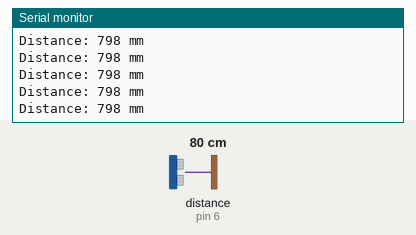
This sketch was run on a simulated Arduino Uno, built with avr-gcc and run on an emulated ATmega328P. On the bench: the last lines printed to the serial monitor. Wiring (inferred from the names in the program): ultrasonic range finder: trigger pin 7; echo pin 6. The test bench sets the inputs (shaded band); at power-on: distance to the obstacle (sensor on pin 6) 80 cm. The echo pulse lasts 58.3 µs per cm.

Above: at 1.2 s.
1.3 s: distance to the obstacle (sensor on pin 6) set to 2 cm
At 1.8 s:
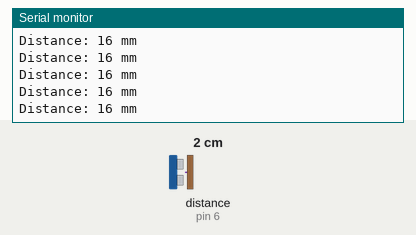
4.3 s: distance to the obstacle (sensor on pin 6) set to 18 cm
At 5.0 s:
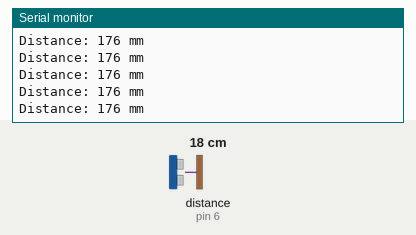
10.3 s: distance to the obstacle (sensor on pin 6) set to 120 cm
At 11.4 s:
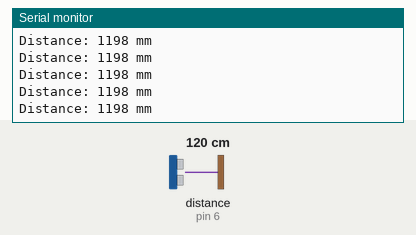
13.3 s: distance to the obstacle (sensor on pin 6) set to 250 cm
At 14.1 s:
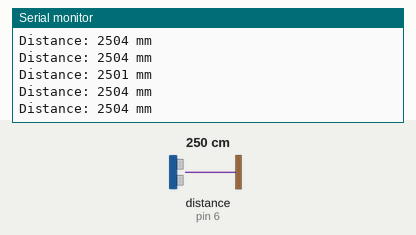
19.3 s: distance to the obstacle (sensor on pin 6) set to 35 cm
At 20.3 s:
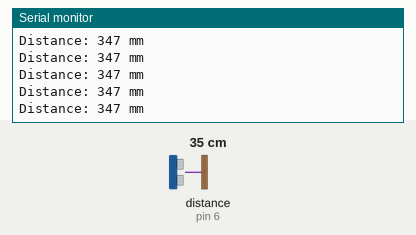
Timing chart, 0 to 22.3 s (numbered marks = the images above; inputs shaded):
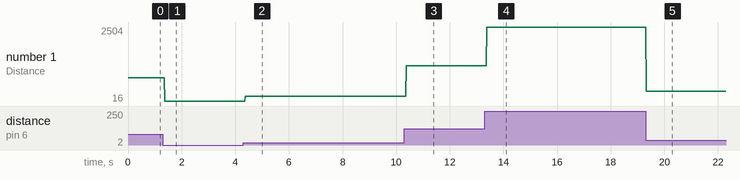

The sketch:

UltraLydsTest.ino
```cpp
const int triggerPin = 7;  // Ultrasonic sensor trigger pin
const int echoPin = 6;     // Ultrasonic sensor echo pin

void setup() {
  Serial.begin(9600);  // Initialize serial communication
  pinMode(triggerPin, OUTPUT);
  pinMode(echoPin, INPUT);
}

void loop() {
  long duration, distance;

  // Trigger the ultrasonic sensor to send a pulse
  digitalWrite(triggerPin, LOW);
  delayMicroseconds(2);
  digitalWrite(triggerPin, HIGH);
  delayMicroseconds(10);
  digitalWrite(triggerPin, LOW);

  // Measure the duration of the pulse
  duration = pulseIn(echoPin, HIGH);

  // Calculate the distance in millimeters
  distance = (duration / 2) / 2.91;  // 1 cm = 10 mm, so 1 cm = 29.1 / 10 mm = 5.82 mm

  // Print the distance to the serial monitor
  Serial.print("Distance: ");
  Serial.print(distance);
  Serial.println(" mm");

  delay(5);  // Delay before the next reading
}
```

Measured:
- after the input at 1.3 s, the serial monitor: prints a new line after 0.07 s (image 1)
- after the input at 4.3 s, the serial monitor: prints a new line after 0.08 s (image 2)
- after the input at 10.3 s, the serial monitor: prints a new line after 0.07 s (image 3)
- after the input at 13.3 s, the serial monitor: prints a new line after 0.07 s (image 4)
- after the input at 19.3 s, the serial monitor: prints a new line at once (image 5)
- plotted number 1: 798 → 16 after the input at 1.3 s, 16 → 176 after the input at 4.3 s, 176 → 1198 after the input at 10.3 s, 1198 → 2504 after the input at 13.3 s, 2504 → 347 after the input at 19.3 s
